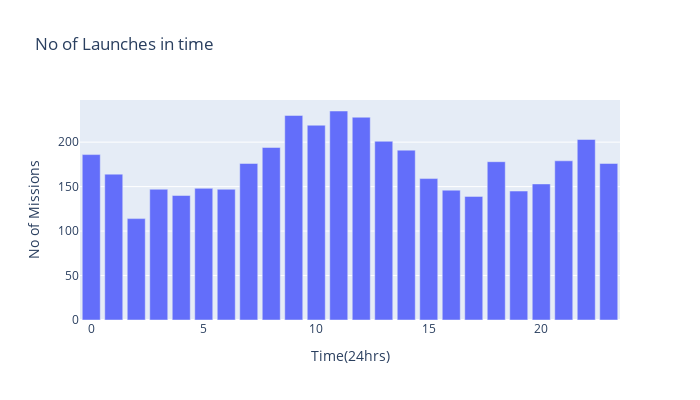

The notebook cell saved with this chart:
### Code cell
a['Hour']=a['Datum'].apply(lambda datum: int(datum.split()[-2][:2]) if datum.split()[-1]=='UTC' else np.nan)
hr = a.groupby('Hour').count()['Detail'].reset_index()
px.bar(hr, x='Hour',y='Detail',labels={'Detail':'No of Missions','Hour':"Time(24hrs)"},title="No of Launches in time",width=700,height=400)

### Figure 1 — Plotly figure (JSON) as saved in the notebook; plotly's stock layout.template omitted (floating-point values rounded to 4 significant figures)
{"data": [{"alignmentgroup": "True", "hovertemplate": "Time(24hrs)=%{x}<br>No of Missions=%{y}<extra></extra>", "legendgroup": "", "marker": {"color": "#636efa"}, "name": "", "offsetgroup": "", "orientation": "v", "showlegend": false, "textposition": "auto", "type": "bar", "x": [0, 1, 2, 3, 4, 5, 6, 7, 8, 9, 10, 11, 12, 13, 14, 15, 16, 17, 18, 19, 20, 21, 22, 23], "xaxis": "x", "y": [186, 164, 114, 147, 140, 148, 147, 176, 194, 230, 219, 235, 228, 201, 191, 159, 146, 139, 178, 145, 153, 179, 203, 176], "yaxis": "y"}], "layout": {"barmode": "relative", "height": 400, "legend": {"tracegroupgap": 0}, "title": {"text": "No of Launches in time"}, "width": 700, "xaxis": {"anchor": "y", "domain": [0, 1], "title": {"text": "Time(24hrs)"}}, "yaxis": {"anchor": "x", "domain": [0, 1], "title": {"text": "No of Missions"}}}}
